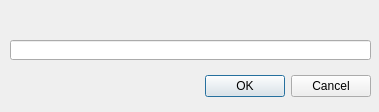
<?xml version="1.0" encoding="UTF-8"?>
<ui version="4.0">
 <class>NetSourceDlg</class>
 <widget class="QDialog" name="NetSourceDlg">
  <property name="geometry">
   <rect>
    <x>0</x>
    <y>0</y>
    <width>379</width>
    <height>112</height>
   </rect>
  </property>
  <property name="windowTitle">
   <string>Dialog</string>
  </property>
  <widget class="QDialogButtonBox" name="buttonBox">
   <property name="geometry">
    <rect>
     <x>30</x>
     <y>70</y>
     <width>341</width>
     <height>32</height>
    </rect>
   </property>
   <property name="orientation">
    <enum>Qt::Horizontal</enum>
   </property>
   <property name="standardButtons">
    <set>QDialogButtonBox::Cancel|QDialogButtonBox::Ok</set>
   </property>
  </widget>
  <widget class="QLineEdit" name="txtURI">
   <property name="geometry">
    <rect>
     <x>10</x>
     <y>40</y>
     <width>361</width>
     <height>20</height>
    </rect>
   </property>
  </widget>
 </widget>
 <resources/>
 <connections>
  <connection>
   <sender>buttonBox</sender>
   <signal>accepted()</signal>
   <receiver>NetSourceDlg</receiver>
   <slot>accept()</slot>
   <hints>
    <hint type="sourcelabel">
     <x>248</x>
     <y>254</y>
    </hint>
    <hint type="destinationlabel">
     <x>157</x>
     <y>274</y>
    </hint>
   </hints>
  </connection>
  <connection>
   <sender>buttonBox</sender>
   <signal>rejected()</signal>
   <receiver>NetSourceDlg</receiver>
   <slot>reject()</slot>
   <hints>
    <hint type="sourcelabel">
     <x>316</x>
     <y>260</y>
    </hint>
    <hint type="destinationlabel">
     <x>286</x>
     <y>274</y>
    </hint>
   </hints>
  </connection>
 </connections>
</ui>
